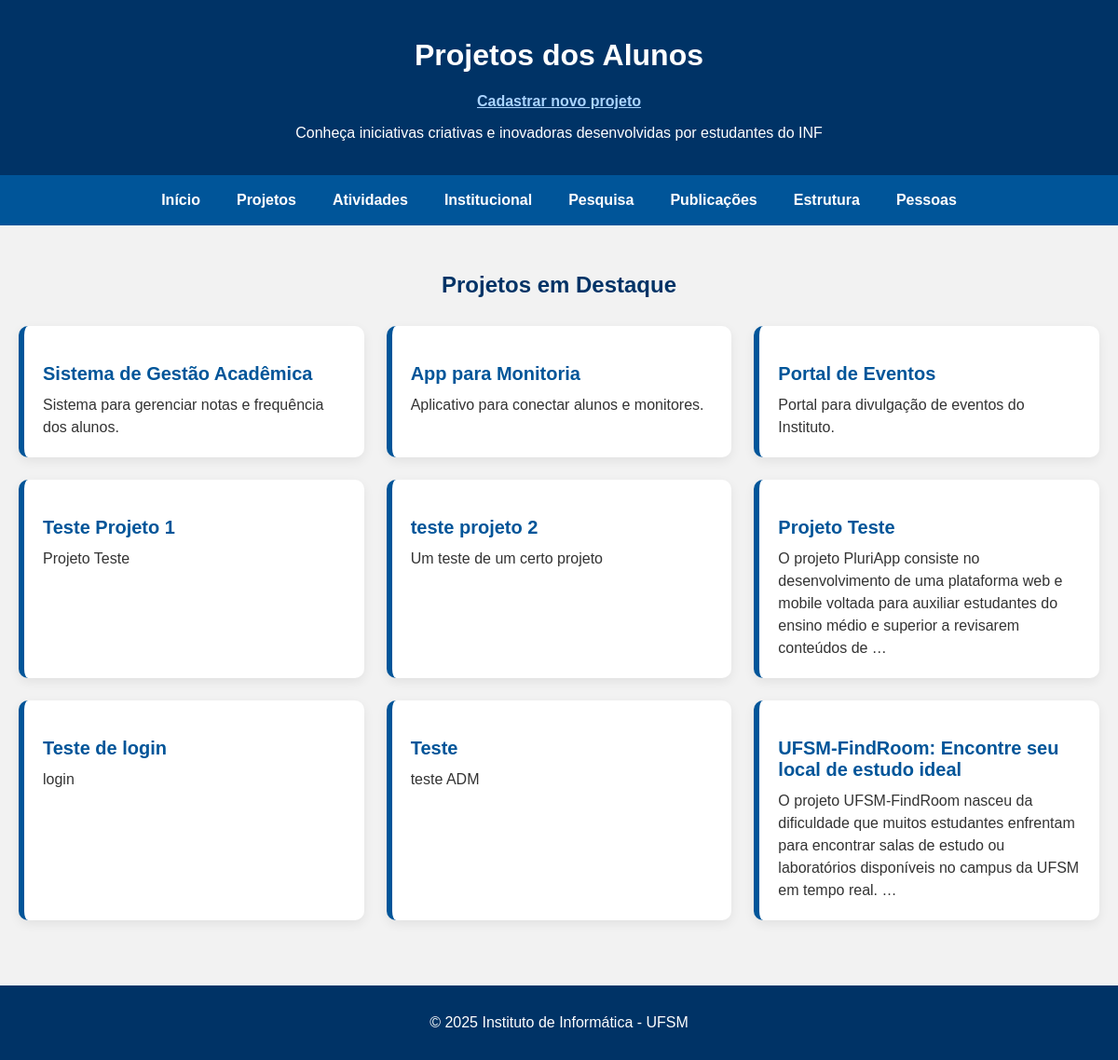
The page /projetos/ on the database as committed earlier.
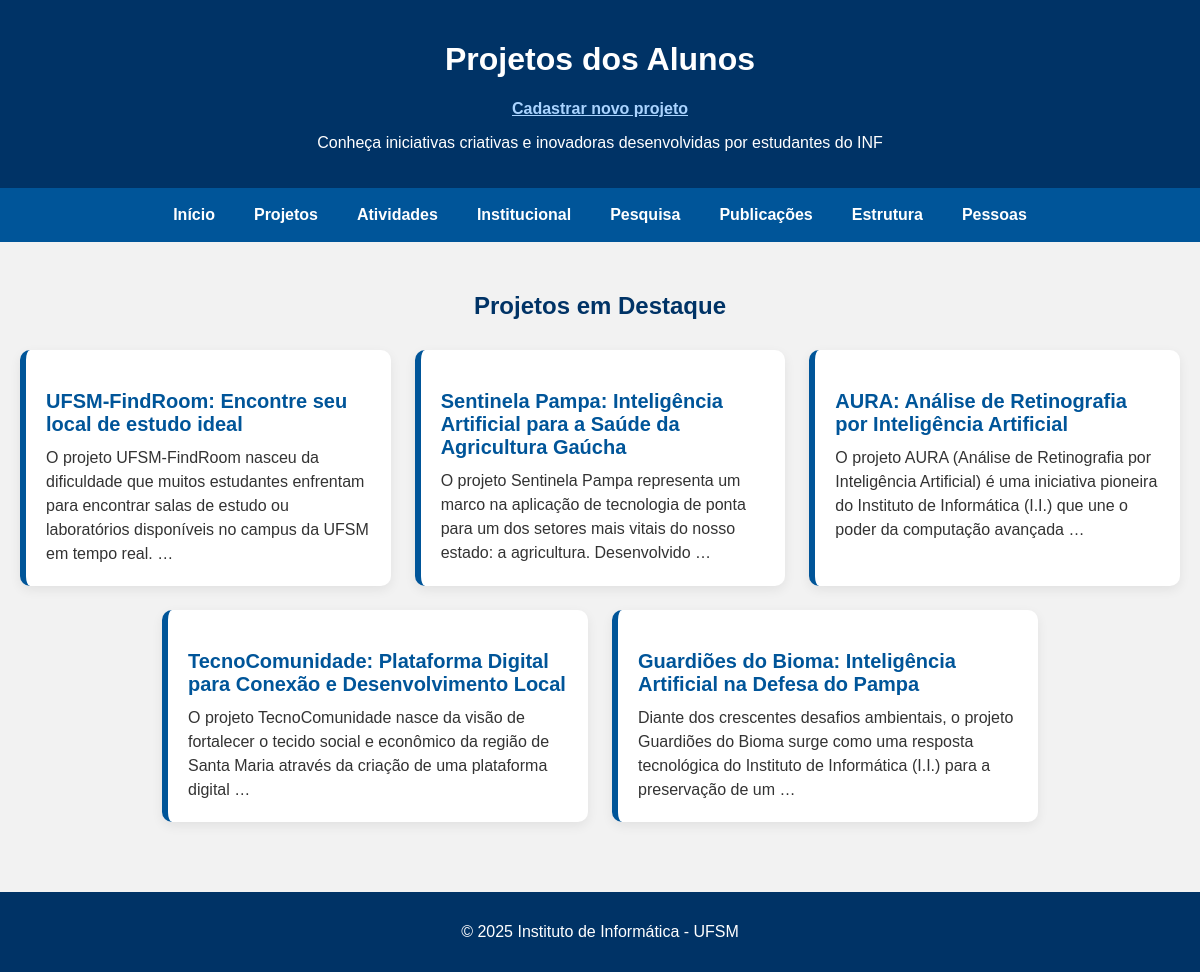
The same page on the database as committed later.
### cursos/models.py (models this page shows, shortened)
class Projeto(models.Model):
    titulo = models.CharField(max_length=200)
    descricao = models.TextField()
    data_criacao = models.DateTimeField(default=timezone.now)
    link = models.URLField(
        max_length=200,
        blank=True,
        null=True,
        help_text="Link para o repositório ou site do projeto (opcional)."
    )
    imagem = models.ImageField(
        upload_to='projetos_alunos/',
        blank=True,
        null=True,
        help_text="Imagem de destaque do projeto (opcional)."
    )

### cursos/views.py (the view)
# urls.py: path('projetos/', views.projetos, name='projetos'),
def projetos(request):
    projetos = Projeto.objects.all()
    return render(request, 'cursos/projetos.html', {'projetos': projetos})

### cursos/templates/cursos/projetos.html (shortened to what this page needs)
{% load static %}
<!DOCTYPE html>
<html lang="pt-br">
<head>
</head>
<body>
    <header>
        <h1>Projetos dos Alunos</h1>
        <p><a href="{% url 'cadastrar_projeto' %}" style="color: #aad4ff; font-weight: bold;">Cadastrar novo projeto</a></p>
        <p>Conheça iniciativas criativas e inovadoras desenvolvidas por estudantes do INF</p>
    </header>
    <nav>
        <a href="/">Início</a>
        <a href="/projetos/">Projetos</a>
        <a href="/atividades/">Atividades</a>
        <a href="/institucional/">Institucional</a>
        <a href="/pesquisa/">Pesquisa</a>
        <a href="/publicacoes/">Publicações</a>
        <a href="/estrutura/">Estrutura</a>
        <a href="/pessoas/">Pessoas</a>
    </nav>
    <section>
        <h2>Projetos em Destaque</h2>
        <div class="cards-container">
            {% if projetos %}
                {% for projeto in projetos %}
                    <div class="project-card">
                        <h3><a href="{% url 'projeto_detalhe' projeto.id %}">{{ projeto.titulo }}</a></h3>
                        <p>{{ projeto.descricao|truncatewords:25 }}</p>
                    </div>
                {% endfor %}
            {% else %}
                <p style="text-align: center;">Nenhum projeto cadastrado.</p>
            {% endif %}
        </div>
    </section>
    <footer>
        <p>© 2025 Instituto de Informática - UFSM</p>
    </footer>
</body>
</html>

### cursos/templates/cursos/projetos.html (style rules this page uses)
:root { --azul-escuro: #003366; --azul-medio: #005599; --cinza-claro: #f2f2f2; --texto: #333; }
body { font-family: Arial, sans-serif; margin: 0; padding: 0; background-color: var(--cinza-claro); color: var(--texto); }
header { background-color: var(--azul-escuro); color: white; padding: 20px; text-align: center; }
nav { background-color: var(--azul-medio); padding: 12px; display: flex; flex-wrap: wrap; justify-content: center; gap: 15px; }
nav a { color: white; text-decoration: none; font-weight: bold; padding: 6px 12px; transition: background-color 0.3s; }
section { padding: 30px 20px; max-width: 1200px; margin: 0 auto; }
h2 { text-align: center; color: var(--azul-escuro); margin-bottom: 30px; }
.cards-container { display: flex; flex-wrap: wrap; justify-content: center; gap: 24px; }
.project-card { background-color: white; border-left: 6px solid var(--azul-medio); border-radius: 10px; padding: 20px; max-width: 380px; flex: 1 1 280px; box-shadow: 0 4px 12px rgba(0,0,0,0.07); transition: transform 0.3s ease; }
.project-card h3 { color: var(--azul-escuro); font-size: 20px; margin-bottom: 10px; }
.project-card a { text-decoration: none; color: var(--azul-medio); }
.project-card p { line-height: 1.5; margin: 0; }
footer { background-color: var(--azul-escuro); color: white; text-align: center; padding: 15px; margin-top: 40px; }

Rows that differ between the two databases and show on the page:
removed Projeto: titulo "Sistema de Gestão Acadêmica", descricao "Sistema para gerenciar notas e frequência dos alunos."
removed Projeto: titulo "App para Monitoria", descricao "Aplicativo para conectar alunos e monitores."
removed Projeto: titulo "Portal de Eventos", descricao "Portal para divulgação de eventos do Instituto."
removed Projeto: titulo "Teste Projeto 1", descricao "Projeto Teste"
removed Projeto: titulo "teste projeto 2", descricao "Um teste de um certo projeto"
removed Projeto: titulo "Projeto Teste", descricao "O projeto PluriApp consiste no desenvolvimento de uma plataforma web e mobile voltada para auxiliar estudantes do ensino médio e superior a revisarem conteúdos de …"
removed Projeto: titulo "Teste de login", descricao "login"
removed Projeto: titulo "Teste", descricao "teste ADM"
added Projeto: titulo "Sentinela Pampa: Inteligência Artificial para a Saúde da Agricultura Gaúcha", descricao "O projeto Sentinela Pampa representa um marco na aplicação de tecnologia de ponta para um dos setores mais vitais do nosso estado: a agricultura. Desenvolvido …"
added Projeto: titulo "AURA: Análise de Retinografia por Inteligência Artificial", descricao "O projeto AURA (Análise de Retinografia por Inteligência Artificial) é uma iniciativa pioneira do Instituto de Informática (I.I.) que une o poder da computação avançada …"
added Projeto: titulo "TecnoComunidade: Plataforma Digital para Conexão e Desenvolvimento Local", descricao "O projeto TecnoComunidade nasce da visão de fortalecer o tecido social e econômico da região de Santa Maria através da criação de uma plataforma digital …"
added Projeto: titulo "Guardiões do Bioma: Inteligência Artificial na Defesa do Pampa", descricao "Diante dos crescentes desafios ambientais, o projeto Guardiões do Bioma surge como uma resposta tecnológica do Instituto de Informática (I.I.) para a preservação de um …"
